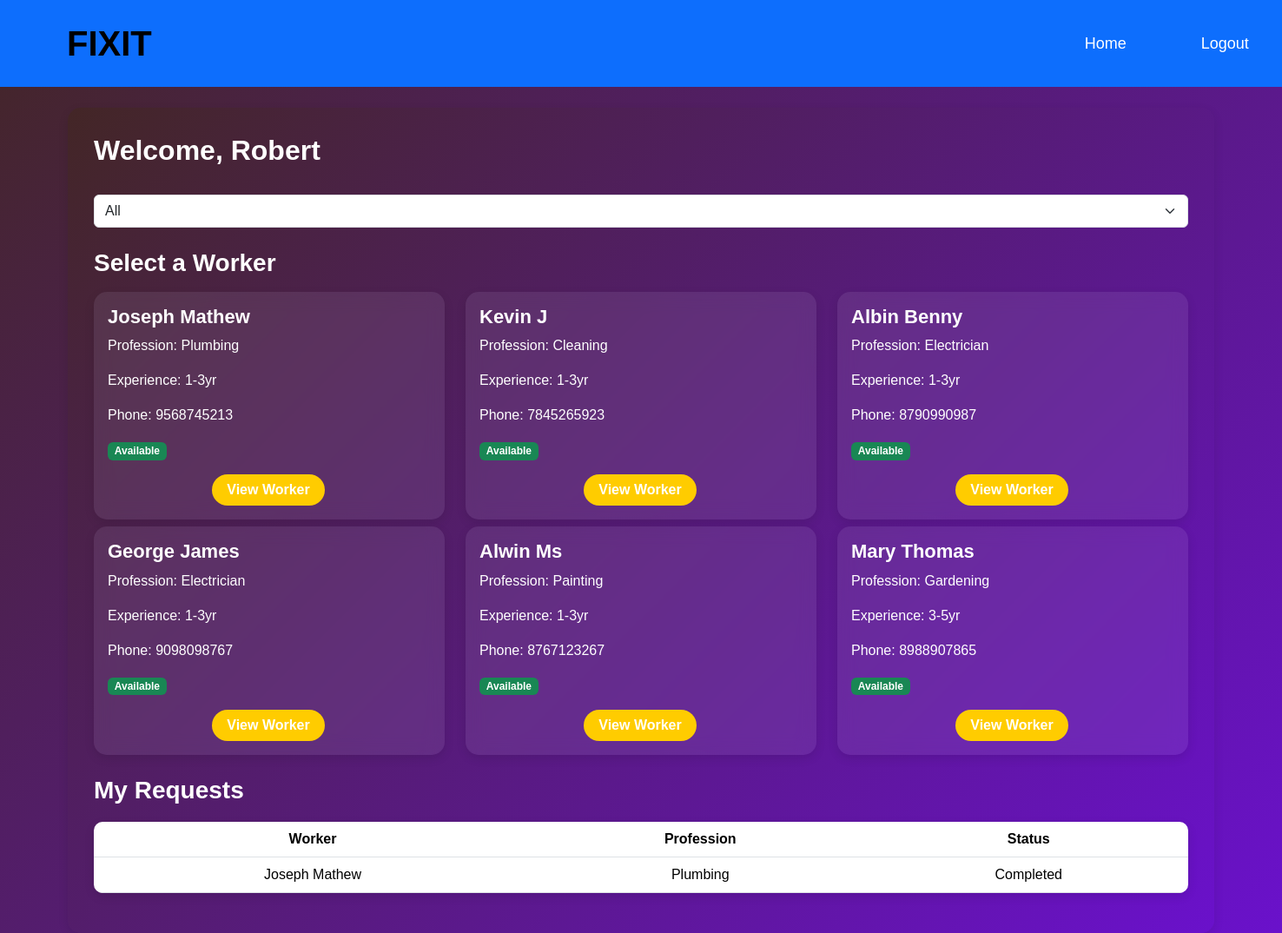
Page /user_dashboard/ (signed in) on the earlier database version.
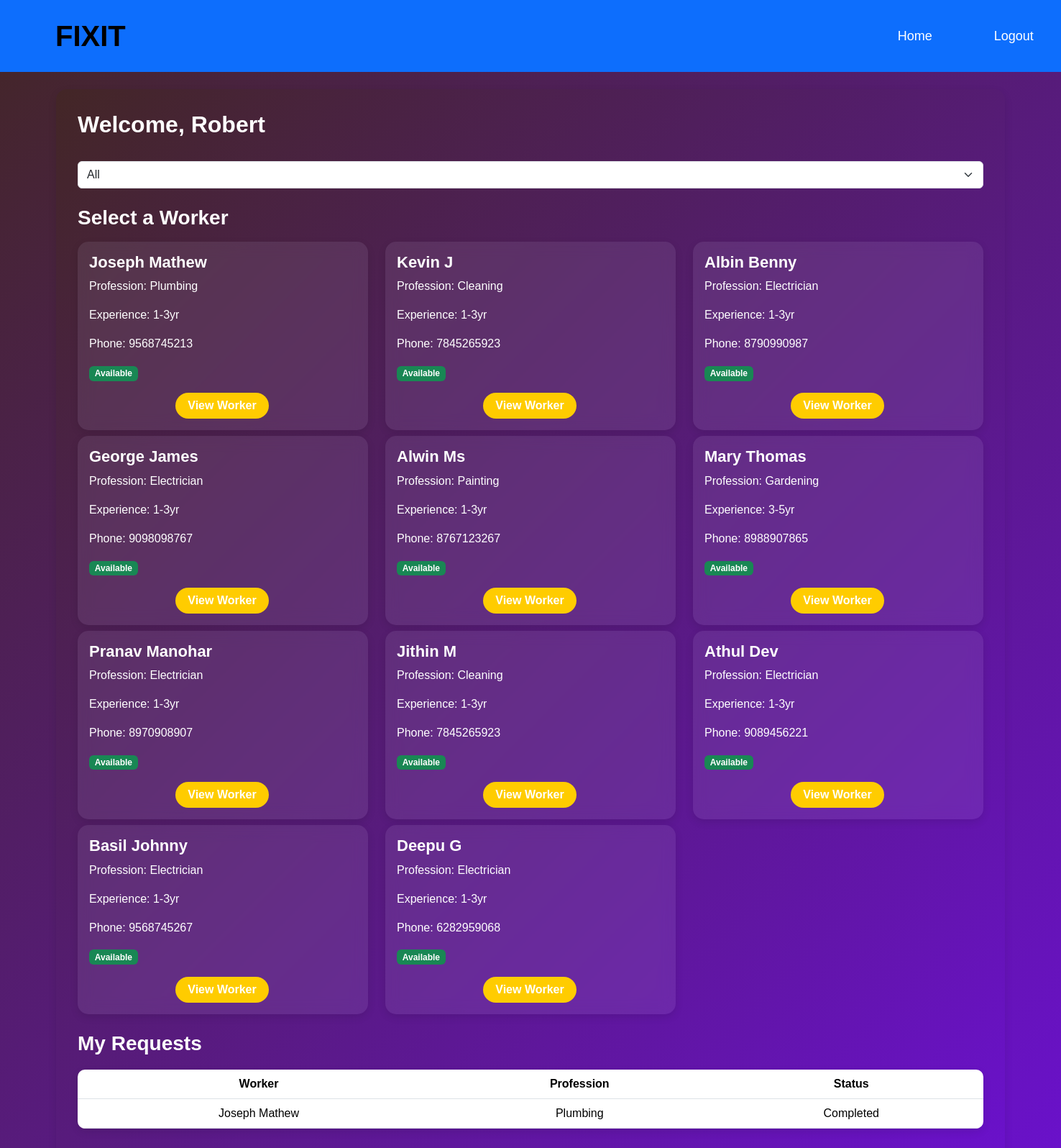
Same page on the later database version.
### mainapp/models.py (models this page shows, shortened)
class Worker(models.Model):
    TITLE_CHOICES = [
        ('Mr', 'Mr.'),
        ('Ms', 'Ms.'),
    ]
    title = models.CharField(max_length=10, choices=TITLE_CHOICES, default='Mr')
    first_name = models.CharField(max_length=100)
    last_name = models.CharField(max_length=100)
    email = models.EmailField(max_length=100, unique=True)
    password = models.CharField(max_length=100)
    confirm_password = models.CharField(max_length=100)
    gender = models.CharField(max_length=10, choices=[('Male', 'Male'), ('Female', 'Female')] )
    phone = models.IntegerField()
    profession = models.TextField()
    experience = models.TextField()
    status = models.BooleanField(default=True, )  # Worker availability

class Request(models.Model):
    user = models.ForeignKey(User, on_delete=models.CASCADE)
    worker = models.ForeignKey(Worker, on_delete=models.CASCADE)
    status = models.CharField(max_length=20, choices=[('Pending', 'Pending'), ('Accepted', 'Accepted'), ('Rejected', 'Rejected'),('Completed', 'Completed') ], default='Pending')
    created_at = models.DateTimeField(auto_now_add=True)

### mainapp/views.py (the view)
# urls.py: path("user_dashboard/", user_dashboard, name="user_dashboard"),
def user_dashboard(request):
    if "user_id" not in request.session:
        return redirect("user_login")
    user = User.objects.get(id=request.session["user_id"])
    professions = Worker.objects.values_list('profession', flat=True).distinct()
    selected_profession = request.GET.get("profession", "")
    if selected_profession:
        workers = Worker.objects.filter(profession=selected_profession)
    else:
        workers = Worker.objects.all()
    requests = Request.objects.filter(user=user)
    return render(request, "user_dashboard.html", {
        "user": user,
        "workers": workers,
        "requests": requests,
        "professions": professions,
        "selected_profession": selected_profession
    })

### mainapp/templates/user_dashboard.html (shortened to what this page needs)
{% load static %}
<!DOCTYPE html>
<html lang="en">
<head>
    <link href="https://cdn.jsdelivr.net/npm/bootstrap@5.3.3/dist/css/bootstrap.min.css" rel="stylesheet">
    <link rel="stylesheet" href="{% static 'css/style.css' %}">
</head>
<body>
    <nav class="navbar navbar-expand-lg navbar-light bg-primary" style=" width: 100%;">
        <div class="container-fluid">
          <a class="navbar-brand" href="#" style="font-size:40px; font-family: 'Franklin Gothic Medium', 'Arial Narrow', Arial, sans-serif; margin-left: 50px;" data-bs-toggle="offcanvas" data-bs-target="#staticBackdrop" aria-controls="staticBackdrop">FIXIT</a>
          <div class="collapse navbar-collapse" id="navbarNav">
            <div class="container1" style="margin-left: 850px; font-size: 20px;">
                <ul class="navbar-nav" >
                      <li class="nav-item">
                        <a class="nav-link active" style="margin-left: 200px;" aria-current="page" href="{% url 'home' %}">Home</a>
                      </li>
                      <li class="nav-item"><a style="margin-left: 50px;" class="nav-link" href="{% url 'user_logout' %}">Logout</a></li>
                    </ul>
            </div>
        </div>
    </div>
  </nav>
<div class="container mt-4">
        <h2>Welcome, {{ user.name }}</h2>
        <form method="GET" action="{% url 'user_dashboard' %}" class="mb-3">
            <select name="profession" id="profession" class="form-select" onchange="this.form.submit()">
                <option value="">All</option>
            </select>
        </form>
        <h3 class="mt-4">Select a Worker</h3>
        <div class="row">
            {% for worker in workers %}
            <div class="col-md-4 mt-2">
                <div class="card p-3">
                    <h5>{{ worker.first_name }} {{ worker.last_name }}</h5>
                    <p>Profession: {{ worker.profession }}</p>
                    <p>Experience: {{ worker.experience }} </p>
                    <p>Phone: {{ worker.phone }}</p>
                    <p class="worker-info"><strong></strong>
                        {% if worker.status %}
                            <span class="badge bg-success">Available</span>
                        {% else %}
                            <span class="badge bg-danger">Not Available</span>
                        {% endif %}
                    </p>
                    <a href="{% url 'view_worker' worker.id %}" style="width: 130px;position: relative; left: 120px; " class="btn btn-primary">View Worker</a>
                </div>
            </div>
            {% endfor %}
        </div>
        <h3 class="mt-4">My Requests</h3>
        <table class="table">
            <thead>
                <tr>
                    <th>Worker</th>
                    <th>Profession</th>
                    <th>Status</th>
                </tr>
            </thead>
            <tbody>
                {% for request in requests %}
                <tr>
                    <td>{{ request.worker.first_name }} {{ request.worker.last_name }}</td>
                    <td>{{ request.worker.profession }}</td>
                    <td>{{ request.status }}</td>
                </tr>
                {% endfor %}
            </tbody>
        </table>
    </div>
</body>
</html>

Differences in the rows shown:
added Worker: first_name "Pranav", last_name "Manohar", profession "Electrician", experience "1-3yr", phone "8970908907", status "Available"
added Worker: first_name "Jithin", last_name "M", profession "Cleaning", experience "1-3yr", phone "7845265923", status "Available"
added Worker: first_name "Athul", last_name "Dev", profession "Electrician", experience "1-3yr", phone "9089456221", status "Available"
added Worker: first_name "Basil", last_name "Johnny", profession "Electrician", experience "1-3yr", phone "9568745267", status "Available"
added Worker: first_name "Deepu", last_name "G", profession "Electrician", experience "1-3yr", phone "6282959068", status "Available"
